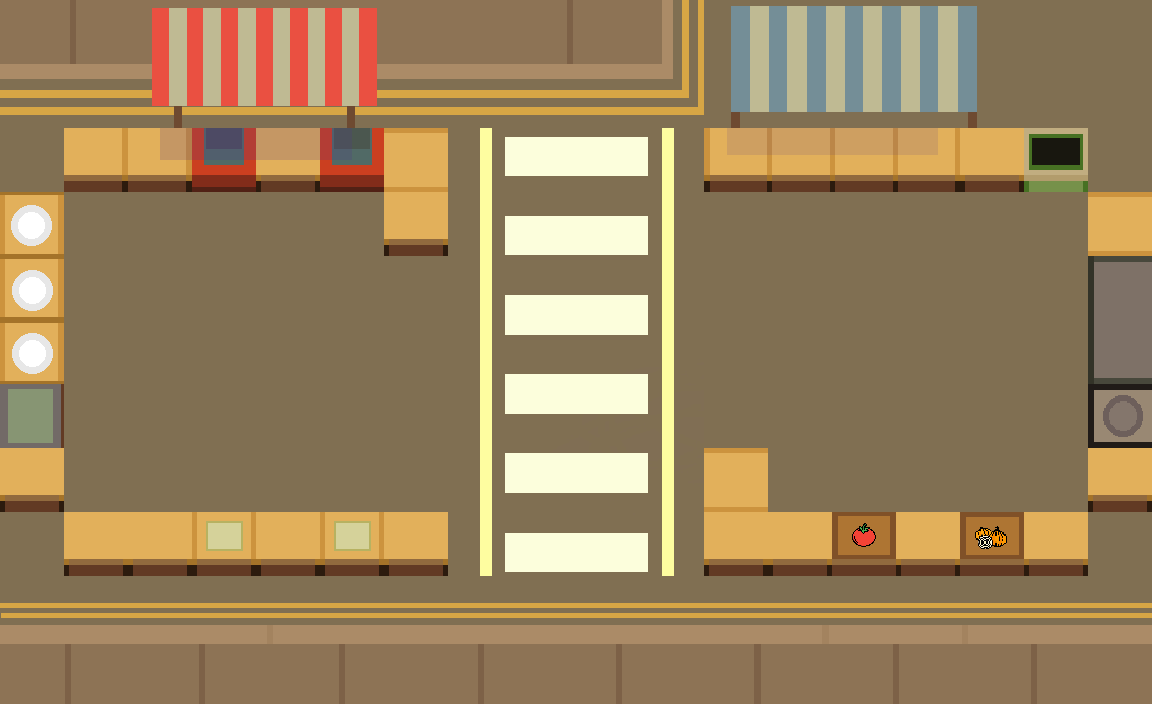

Below is a game level as drawn by its tile map, then a one-line description and the .tmx file that defines it, in full:
An orthogonal 18x11 tile map with 64x64 px tiles, 11 tile layers (BARRA_IZQ_ARRIBA, BARRA_IZQ_ABAJO, BARRA_IZQ_LAVA_VAJILLA, BARRA_DER_ABAJO, ...), 21 tilesets.

<map version="1.10" tiledversion="1.11.2" orientation="orthogonal" renderorder="right-down" width="18" height="11" tilewidth="64" tileheight="64" infinite="0" nextlayerid="23" nextobjectid="1">
 <tileset firstgid="1" source="../resources_tiled/barra_01.tsx" />
 <tileset firstgid="2" source="../resources_tiled/barra_02.tsx" />
 <tileset firstgid="3" source="../resources_tiled/barra_03.tsx" />
 <tileset firstgid="4" source="../resources_tiled/barra_04.tsx" />
 <tileset firstgid="5" source="../resources_tiled/barra_05.tsx" />
 <tileset firstgid="6" source="../resources_tiled/barra_06.tsx" />
 <tileset firstgid="7" source="../resources_tiled/lava_vajilla_01.tsx" />
 <tileset firstgid="8" source="../resources_tiled/corta_ingredientes.tsx" />
 <tileset firstgid="9" source="../resources_tiled/asfalto.tsx" />
 <tileset firstgid="10" source="../resources_tiled/barra_07.tsx" />
 <tileset firstgid="11" source="../resources_tiled/barra_cebolla.tsx" />
 <tileset firstgid="12" source="../resources_tiled/barra_tomate.tsx" />
 <tileset firstgid="13" source="../resources_tiled/basura.tsx" />
 <tileset firstgid="14" source="../resources_tiled/barra_entrega.tsx" />
 <tileset firstgid="15" source="../resources_tiled/platos_sucios.tsx" />
 <tileset firstgid="16" source="../resources_tiled/cruce_peatonal.tsx" />
 <tileset firstgid="17" source="../resources_tiled/calle_arriba_derecha.tsx" />
 <tileset firstgid="39" source="../resources_tiled/calle_izq_arriba.tsx" />
 <tileset firstgid="61" source="../resources_tiled/calle_abajo.tsx" />
 <tileset firstgid="97" source="../resources_tiled/barra_der_arriba.tsx" />
 <tileset firstgid="101" source="../resources_tiled/barra_platos_izq.tsx" />
 <layer id="8" name="BARRA_IZQ_ARRIBA" width="18" height="11">
  <data encoding="csv">
0,0,0,0,0,0,0,0,0,0,0,0,0,0,0,0,0,0,
0,0,0,0,0,0,0,0,0,0,0,0,0,0,0,0,0,0,
0,1,2,3,10,4,5,0,0,0,0,0,0,0,0,0,0,0,
0,0,0,0,0,0,6,0,0,0,0,0,0,0,0,0,0,0,
0,0,0,0,0,0,0,0,0,0,0,0,0,0,0,0,0,0,
0,0,0,0,0,0,0,0,0,0,0,0,0,0,0,0,0,0,
0,0,0,0,0,0,0,0,0,0,0,0,0,0,0,0,0,0,
0,0,0,0,0,0,0,0,0,0,0,0,0,0,0,0,0,0,
0,0,0,0,0,0,0,0,0,0,0,0,0,0,0,0,0,0,
0,0,0,0,0,0,0,0,0,0,0,0,0,0,0,0,0,0,
0,0,0,0,0,0,0,0,0,0,0,0,0,0,0,0,0,0
</data>
 </layer>
 <layer id="11" name="BARRA_IZQ_ABAJO" width="18" height="11">
  <data encoding="csv">
0,0,0,0,0,0,0,0,0,0,0,0,0,0,0,0,0,0,
0,0,0,0,0,0,0,0,0,0,0,0,0,0,0,0,0,0,
0,0,0,0,0,0,0,0,0,0,0,0,0,0,0,0,0,0,
0,0,0,0,0,0,0,0,0,0,0,0,0,0,0,0,0,0,
0,0,0,0,0,0,0,0,0,0,0,0,0,0,0,0,0,0,
0,0,0,0,0,0,0,0,0,0,0,0,0,0,0,0,0,0,
0,0,0,0,0,0,0,0,0,0,0,0,0,0,0,0,0,0,
0,0,0,0,0,0,0,0,0,0,0,0,0,0,0,0,0,0,
0,6,6,8,6,8,6,0,0,0,0,0,0,0,0,0,0,0,
0,0,0,0,0,0,0,0,0,0,0,0,0,0,0,0,0,0,
0,0,0,0,0,0,0,0,0,0,0,0,0,0,0,0,0,0
</data>
 </layer>
 <layer id="9" name="BARRA_IZQ_LAVA_VAJILLA" width="18" height="11">
  <data encoding="csv">
0,0,0,0,0,0,0,0,0,0,0,0,0,0,0,0,0,0,
0,0,0,0,0,0,0,0,0,0,0,0,0,0,0,0,0,0,
0,0,0,0,0,0,0,0,0,0,0,0,0,0,0,0,0,0,
0,0,0,0,0,0,0,0,0,0,0,0,0,0,0,0,0,0,
0,0,0,0,0,0,0,0,0,0,0,0,0,0,0,0,0,0,
101,0,0,0,0,0,0,0,0,0,0,0,0,0,0,0,0,0,
7,0,0,0,0,0,0,0,0,0,0,0,0,0,0,0,0,0,
6,0,0,0,0,0,0,0,0,0,0,0,0,0,0,0,0,0,
0,0,0,0,0,0,0,0,0,0,0,0,0,0,0,0,0,0,
0,0,0,0,0,0,0,0,0,0,0,0,0,0,0,0,0,0,
0,0,0,0,0,0,0,0,0,0,0,0,0,0,0,0,0,0
</data>
 </layer>
 <layer id="14" name="BARRA_DER_ABAJO" width="18" height="11">
  <data encoding="csv">
0,0,0,0,0,0,0,0,0,0,0,0,0,0,0,0,0,0,
0,0,0,0,0,0,0,0,0,0,0,0,0,0,0,0,0,0,
0,0,0,0,0,0,0,0,0,0,0,0,0,0,0,0,0,0,
0,0,0,0,0,0,0,0,0,0,0,0,0,0,0,0,0,0,
0,0,0,0,0,0,0,0,0,0,0,0,0,0,0,0,0,0,
0,0,0,0,0,0,0,0,0,0,0,0,0,0,0,0,0,0,
0,0,0,0,0,0,0,0,0,0,0,0,0,0,0,0,0,0,
0,0,0,0,0,0,0,0,0,0,0,5,0,0,0,0,0,0,
0,0,0,0,0,0,0,0,0,0,0,6,6,12,6,11,6,0,
0,0,0,0,0,0,0,0,0,0,0,0,0,0,0,0,0,0,
0,0,0,0,0,0,0,0,0,0,0,0,0,0,0,0,0,0
</data>
 </layer>
 <layer id="13" name="ASFALTO_PLANO" width="18" height="11">
  <data encoding="csv">
0,0,0,0,0,0,0,0,0,0,0,0,0,0,0,0,0,0,
0,0,0,0,0,0,0,0,0,0,0,0,0,0,0,0,0,0,
38,0,0,0,0,0,0,0,0,0,0,0,0,0,0,0,0,0,
0,9,9,9,9,9,0,0,0,0,0,9,9,9,9,9,9,0,
0,9,9,9,9,9,9,0,0,0,0,9,9,9,9,9,9,0,
0,9,9,9,9,9,9,0,0,0,0,9,9,9,9,9,9,0,
0,9,9,9,9,9,9,0,0,0,0,9,9,9,9,9,9,0,
0,9,9,9,9,9,9,0,0,0,0,0,9,9,9,9,9,0,
38,0,0,0,0,0,0,0,0,0,0,0,0,0,0,0,0,38,
0,0,0,0,0,0,0,0,0,0,0,0,0,0,0,0,0,0,
0,0,0,0,0,0,0,0,0,0,0,0,0,0,0,0,0,0
</data>
 </layer>
 <layer id="15" name="BARRA_DER_ARRIBA" width="18" height="11">
  <data encoding="csv">
0,0,0,0,0,0,0,0,0,0,0,0,0,0,0,0,0,0,
0,0,0,0,0,0,0,0,0,0,0,0,0,0,0,0,0,0,
0,0,0,0,0,0,0,0,0,0,0,97,98,99,100,6,13,0,
0,0,0,0,0,0,0,0,0,0,0,0,0,0,0,0,0,0,
0,0,0,0,0,0,0,0,0,0,0,0,0,0,0,0,0,0,
0,0,0,0,0,0,0,0,0,0,0,0,0,0,0,0,0,0,
0,0,0,0,0,0,0,0,0,0,0,0,0,0,0,0,0,0,
0,0,0,0,0,0,0,0,0,0,0,0,0,0,0,0,0,0,
0,0,0,0,0,0,0,0,0,0,0,0,0,0,0,0,0,0,
0,0,0,0,0,0,0,0,0,0,0,0,0,0,0,0,0,0,
0,0,0,0,0,0,0,0,0,0,0,0,0,0,0,0,0,0
</data>
 </layer>
 <layer id="16" name="BARRA_DER_ENTREGA" width="18" height="11">
  <data encoding="csv">
0,0,0,0,0,0,0,0,0,0,0,0,0,0,0,0,0,0,
0,0,0,0,0,0,0,0,0,0,0,0,0,0,0,0,0,0,
0,0,0,0,0,0,0,0,0,0,0,0,0,0,0,0,0,0,
0,0,0,0,0,0,0,0,0,0,0,0,0,0,0,0,0,5,
0,0,0,0,0,0,0,0,0,0,0,0,0,0,0,0,0,0,
0,0,0,0,0,0,0,0,0,0,0,0,0,0,0,0,0,14,
0,0,0,0,0,0,0,0,0,0,0,0,0,0,0,0,0,15,
0,0,0,0,0,0,0,0,0,0,0,0,0,0,0,0,0,6,
0,0,0,0,0,0,0,0,0,0,0,0,0,0,0,0,0,0,
0,0,0,0,0,0,0,0,0,0,0,0,0,0,0,0,0,0,
0,0,0,0,0,0,0,0,0,0,0,0,0,0,0,0,0,0
</data>
 </layer>
 <layer id="17" name="CRUCE_PEATONAL" width="18" height="11">
  <data encoding="csv">
0,0,0,0,0,0,0,0,0,0,0,0,0,0,0,0,0,0,
0,0,0,0,0,0,0,0,0,0,0,0,0,0,0,0,0,0,
0,0,0,0,0,0,0,0,0,0,0,0,0,0,0,0,0,0,
0,0,0,0,0,0,0,0,0,0,0,0,0,0,0,0,0,0,
0,0,0,0,0,0,0,0,0,0,0,0,0,0,0,0,0,0,
0,0,0,0,0,0,0,0,0,0,0,0,0,0,0,0,0,0,
0,0,0,0,0,0,0,0,0,0,0,0,0,0,0,0,0,0,
0,0,0,0,0,0,0,0,0,0,0,0,0,0,0,0,0,0,
0,0,0,0,0,0,0,16,0,0,0,0,0,0,0,0,0,0,
0,0,0,0,0,0,0,0,0,0,0,0,0,0,0,0,0,0,
0,0,0,0,0,0,0,0,0,0,0,0,0,0,0,0,0,0
</data>
 </layer>
 <layer id="19" name="CALLE_ARRIBA_DERECHA" width="18" height="11">
  <data encoding="csv">
0,0,0,0,0,0,0,17,18,19,20,21,22,23,24,25,26,27,
0,0,0,0,0,0,0,28,29,30,31,32,33,34,35,36,37,38,
0,0,0,0,0,0,0,0,0,0,0,0,0,0,0,0,0,38,
0,0,0,0,0,0,0,0,0,0,0,0,0,0,0,0,0,0,
0,0,0,0,0,0,0,0,0,0,0,0,0,0,0,0,0,0,
0,0,0,0,0,0,0,0,0,0,0,0,0,0,0,0,0,0,
0,0,0,0,0,0,0,0,0,0,0,0,0,0,0,0,0,0,
0,0,0,0,0,0,0,0,0,0,0,0,0,0,0,0,0,0,
0,0,0,0,0,0,0,0,0,0,0,0,0,0,0,0,0,0,
0,0,0,0,0,0,0,0,0,0,0,0,0,0,0,0,0,0,
0,0,0,0,0,0,0,0,0,0,0,0,0,0,0,0,0,0
</data>
 </layer>
 <layer id="21" name="CALLE_ARRIBA_IZQ" width="18" height="11">
  <data encoding="csv">
39,40,41,42,43,44,45,46,47,48,49,0,0,0,0,0,0,0,
50,51,52,53,54,55,56,57,58,59,60,0,0,0,0,0,0,0,
0,0,0,0,0,0,0,0,0,0,0,0,0,0,0,0,0,0,
0,0,0,0,0,0,0,0,0,0,0,0,0,0,0,0,0,0,
0,0,0,0,0,0,0,0,0,0,0,0,0,0,0,0,0,0,
0,0,0,0,0,0,0,0,0,0,0,0,0,0,0,0,0,0,
0,0,0,0,0,0,0,0,0,0,0,0,0,0,0,0,0,0,
0,0,0,0,0,0,0,0,0,0,0,0,0,0,0,0,0,0,
0,0,0,0,0,0,0,0,0,0,0,0,0,0,0,0,0,0,
0,0,0,0,0,0,0,0,0,0,0,0,0,0,0,0,0,0,
0,0,0,0,0,0,0,0,0,0,0,0,0,0,0,0,0,0
</data>
 </layer>
 <layer id="22" name="CALLE_ABAJO" width="18" height="11">
  <data encoding="csv">
0,0,0,0,0,0,0,0,0,0,0,0,0,0,0,0,0,0,
0,0,0,0,0,0,0,0,0,0,0,0,0,0,0,0,0,0,
0,0,0,0,0,0,0,0,0,0,0,0,0,0,0,0,0,0,
0,0,0,0,0,0,0,0,0,0,0,0,0,0,0,0,0,0,
0,0,0,0,0,0,0,0,0,0,0,0,0,0,0,0,0,0,
0,0,0,0,0,0,0,0,0,0,0,0,0,0,0,0,0,0,
0,0,0,0,0,0,0,0,0,0,0,0,0,0,0,0,0,0,
0,0,0,0,0,0,0,0,0,0,0,0,0,0,0,0,0,0,
0,0,0,0,0,0,0,0,0,0,0,0,0,0,0,0,0,0,
61,62,63,64,65,66,67,68,69,70,71,72,73,74,75,76,77,78,
79,80,81,82,83,84,85,86,87,88,89,90,91,92,93,94,95,96
</data>
 </layer>
</map>
